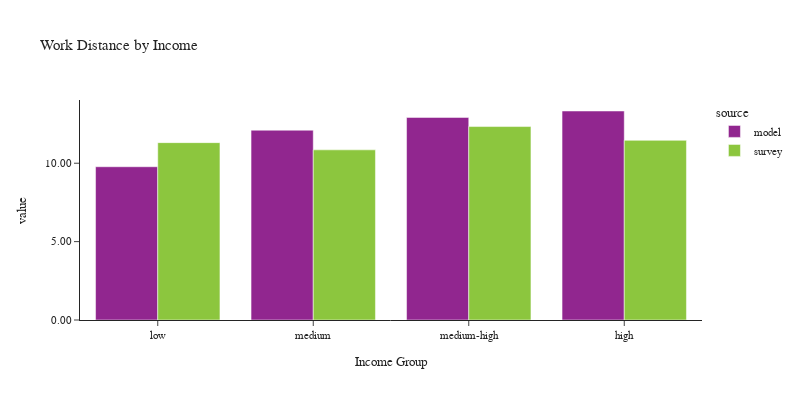

Notebook code for this chart:
### Code cell
plot_work_location(df_workers, 'hhincome_group', 'Income', 'Income Group')

### Figure 1 — Plotly figure (JSON) as saved in the notebook; plotly's stock layout.template omitted (floating-point values rounded to 4 significant figures)
{"data": [{"alignmentgroup": "True", "customdata": [[24245], [47437], [66161], [79029]], "hovertemplate": "source=model<br>hhincome_group=%{x}<br>value=%{y}<br>sample count=%{customdata[0]}<extra></extra>", "legendgroup": "model", "marker": {"color": "#91268F", "pattern": {"shape": ""}}, "name": "model", "offsetgroup": "model", "orientation": "v", "showlegend": true, "textposition": "auto", "type": "bar", "x": ["low", "medium", "medium-high", "high"], "xaxis": "x", "y": [9.776, 12.11, 12.92, 13.33], "yaxis": "y"}, {"alignmentgroup": "True", "customdata": [[591], [560], [861], [593]], "hovertemplate": "source=survey<br>hhincome_group=%{x}<br>value=%{y}<br>sample count=%{customdata[0]}<extra></extra>", "legendgroup": "survey", "marker": {"color": "#8CC63E", "pattern": {"shape": ""}}, "name": "survey", "offsetgroup": "survey", "orientation": "v", "showlegend": true, "textposition": "auto", "type": "bar", "x": ["low", "medium", "medium-high", "high"], "xaxis": "x", "y": [11.31, 10.85, 12.34, 11.46], "yaxis": "y"}], "layout": {"barmode": "group", "font": {"size": 11}, "height": 400, "legend": {"title": {"text": "source"}, "tracegroupgap": 0}, "title": {"text": "Work Distance by Income"}, "width": 800, "xaxis": {"anchor": "y", "domain": [0.0, 1.0], "title": {"text": "Income Group"}}, "yaxis": {"anchor": "x", "domain": [0.0, 1.0], "tickformat": ".2f", "title": {"text": "value"}}}}
